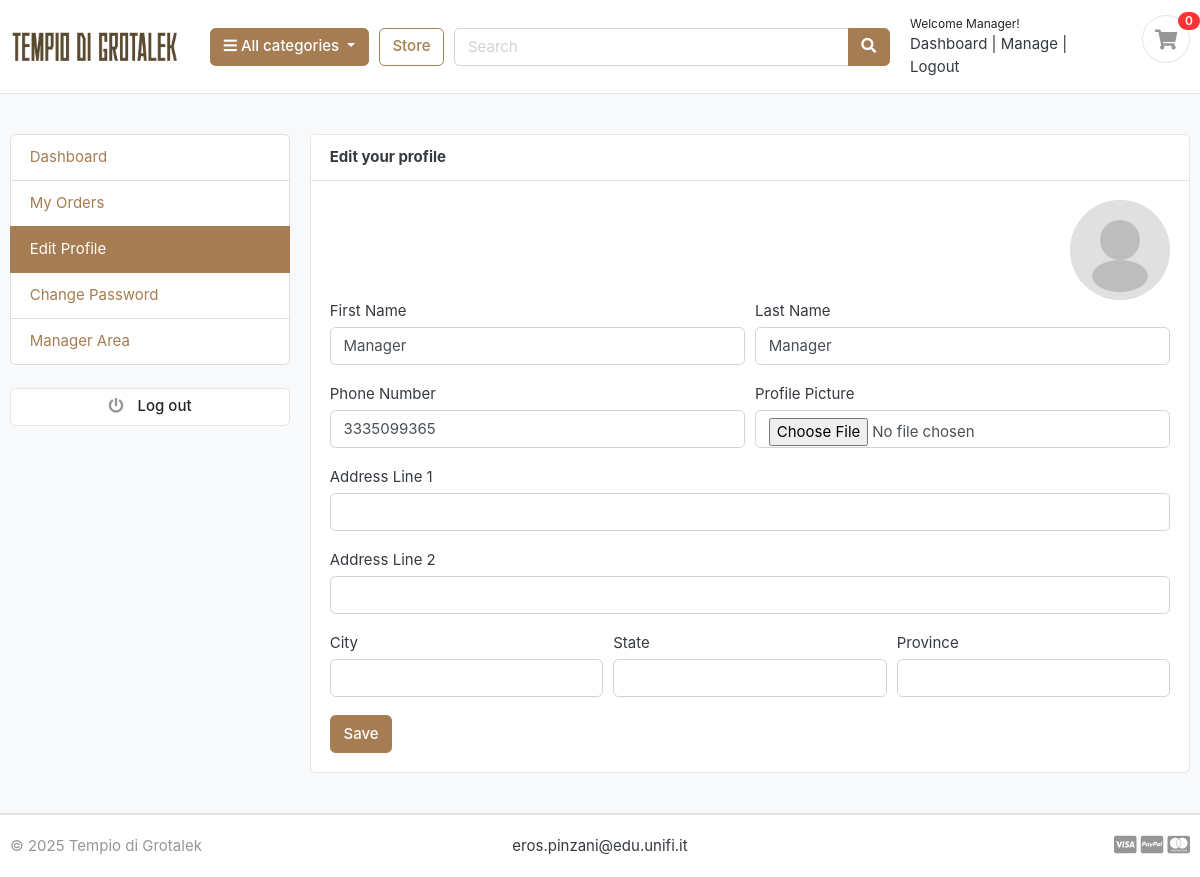
/accounts/edit_profile/ (signed in), run on the app's committed database.
### Accounts/models.py (models this page shows, shortened)
class Account(AbstractBaseUser):
    first_name = models.CharField(max_length=50)
    last_name = models.CharField(max_length=50)
    username = models.CharField(max_length=50, unique=True)
    email = models.EmailField(max_length=100, unique=True)
    phone_number = models.CharField(max_length=50)
    date_joined = models.DateTimeField(auto_now_add=True)
    last_login = models.DateTimeField(auto_now_add=True)
    is_admin = models.BooleanField(default=False)
    is_staff = models.BooleanField(default=False)
    is_active = models.BooleanField(default=False)
    is_superadmin = models.BooleanField(default=False)
    is_manager = models.BooleanField(default=False)  # True se utente è manager
    USERNAME_FIELD = 'email'
    REQUIRED_FIELDS = ['username', 'first_name', 'last_name']
    objects = MyAccountManager()

class UserProfile(models.Model):
    user = models.OneToOneField(Account, on_delete=models.CASCADE)
    address_line_1 = models.CharField(max_length=100, blank=True)
    address_line_2 = models.CharField(max_length=100, blank=True)
    profile_picture = CloudinaryField('image', folder='userprofile', blank=True)
    city = models.CharField(max_length=20, blank=True)
    state = models.CharField(max_length=20, blank=True)
    country = models.CharField(max_length=20, blank=True)

### Accounts/views.py (the view)
# urls.py: path('edit_profile/', views.edit_profile, name='edit_profile'),
@login_required(login_url='login')
def edit_profile(request):
    userprofile = get_object_or_404(UserProfile, user=request.user)
    if request.method == 'POST':
        user_form = UserForm(request.POST, instance=request.user)
        profile_form = UserProfileForm(request.POST, request.FILES, instance=userprofile)
        if user_form.is_valid() and profile_form.is_valid():
            user_form.save()
            profile_form.save()
            messages.success(request, 'Your profile has been updated successfully')
            return redirect('edit_profile')
    else:
        user_form = UserForm(instance=request.user)
        profile_form = UserProfileForm(instance=userprofile)
    context = {
        'user_form': user_form,
        'profile_form': profile_form,
        'userprofile': userprofile,
    }
    return render(request, 'accounts/edit_profile.html', context)

### Accounts/forms.py
class UserForm(forms.ModelForm):
    class Meta:
        model = Account
        fields = ('first_name', 'last_name', 'phone_number')
    def __init__(self, *args, **kwargs):
        super(UserForm, self).__init__(*args, **kwargs)
        for field in self.fields:
            self.fields[field].widget.attrs['class'] = 'form-control'

class UserProfileForm(forms.ModelForm):
    profile_picture = forms.ImageField(required=False, error_messages={'invalid': "Image files only"}, widget=forms.FileInput(attrs={'class': 'form-control'}))
    class Meta:
        model = UserProfile
        fields = ['address_line_1', 'address_line_2', 'city', 'state', 'country', 'profile_picture']
    def __init__(self, *args, **kwargs):
        super().__init__(*args, **kwargs)
        for field in self.fields:
            self.fields[field].widget.attrs['class'] = 'form-control'

### Carts/context_processors.py (called while the page is built)
def counter(request):
    cart_count = 0
    if 'admin' in request.path:
        return {}
    else:
        try:
            cart = Cart.objects.filter(cart_id=_cart_id(request))
            if request.user.is_authenticated:
                cart_items = CartItem.objects.all().filter(user=request.user)
            else:
                cart_items = CartItem.objects.all().filter(cart=cart[:1])
            for cart_item in cart_items:
                cart_count += cart_item.quantity
        except Cart.DoesNotExist:
            cart_count = 0
    return dict(cart_count=cart_count)

### Carts/views.py (called while the page is built)
def _cart_id(request):
    cart = request.session.session_key
    if not cart:
        cart = request.session.create()
    return cart

### Category/context_processors.py (called while the page is built)
def menu_links(request):
    links = Category.objects.all()
    return dict(links=links)

### Category/models.py (called while the page is built)
    def get_url(self):
        return reverse('products_by_category', args=[self.slug])

### templates/accounts/edit_profile.html (shortened to what this page needs)
{% extends 'base.html' %}
{% block content %}
    <section class="section-conten padding-y bg">
        <div class="container">
            <div class="row">
                {% include 'includes/dashboard_sidebar.html' %}
                <main class="col-md-9">
                    <article class="card">
                        <header class="card-header">
                            <strong class="d-inline-block mr-3">Edit your profile</strong>
                        </header>
                        <div class="card-body">
                            <div class="text-right">
                                {% if userprofile.profile_picture and userprofile.profile_picture.url %}
                                    <img src="{{ userprofile.profile_picture.url }}" alt="Profile Picture" width="100" style="border-radius: 50%;">
                                {% else %}
                                    <svg width="100" height="100" viewBox="0 0 50 50" fill="none" xmlns="http://www.w3.org/2000/svg" style="border-radius:50%; background:#e0e0e0;">
                                        <circle cx="25" cy="25" r="25" fill="#e0e0e0"/>
                                        <circle cx="25" cy="20" r="10" fill="#bdbdbd"/>
                                        <ellipse cx="25" cy="38" rx="14" ry="8" fill="#bdbdbd"/>
                                    </svg>
                                {% endif %}
                            </div>
                            <div class="row">
                                <div class="col-md-12">
                                    <form action="{% url 'edit_profile' %}" method="POST" enctype="multipart/form-data">
                                        <div class="form-row">
                                            <div class="form-group col-md-6">
                                                <label>First Name</label>
                                                {{ user_form.first_name }}
                                            </div>
                                            <div class="form-group col-md-6">
                                                <label>Last Name</label>
                                                {{ user_form.last_name }}
                                            </div>
                                        </div>
                                        <div class="form-row">
                                            <div class="form-group col-md-6">
                                                <label>Phone Number</label>
                                                {{ user_form.phone_number }}
                                            </div>
                                            <div class="form-group col-md-6">
                                                <label>Profile Picture</label>
                                                {{ profile_form.profile_picture }}
                                            </div>
                                        </div>
                                        <div class="form-group">
                                            <label>Address Line 1</label>
                                            {{ profile_form.address_line_1 }}
                                        </div>
                                        <div class="form-group">
                                            <label>Address Line 2</label>
                                            {{ profile_form.address_line_2 }}
                                        </div>
                                        <div class="form-row">
                                            <div class="form-group col-md-4">
                                                <label>City</label>
                                                {{ profile_form.city }}
                                            </div>
                                            <div class="form-group col-md-4">
                                                <label>State</label>
                                                {{ profile_form.state }}
                                            </div>
                                            <div class="form-group col-md-4">
                                                <label>Province</label>
                                                {{ profile_form.country }}
                                            </div>
                                        </div>
                                        <input type="submit" value="Save" class="btn btn-primary">
                                    </form>
                                </div>
                            </div>
                        </div>
                    </article>
                </main>
            </div>
        </div>
    </section>
{% endblock %}

### templates/includes/navbar.html (shortened to what this page needs)
{% load static %}
<header class="section-header">
    <section class="header-main border-bottom navbar-texture">
        <div class="container">
            <div class="row align-items-center">
                <div class="col-lg-2 col-md-3 col-6">
                    <a href="{% url 'home' %}" class="brand-wrap">
                        <img class="logo" src="{% static '/images/Tempio_di_Grotalek.png' %}" alt="Logo">
                    </a>
                </div>
                <div class="col-lg col-sm col-md col-6 flex-grow-0">
                    <div class="category-wrap dropdown d-inline-block float-right">
                        <button type="button" class="btn btn-primary dropdown-toggle" data-toggle="dropdown">
                            <i class="fa fa-bars"></i> All categories
                        </button>
                    </div>
                </div>
                <a href="{% url 'store' %}" class="btn btn-outline-primary">Store</a>
                <div class="col-lg  col-md-6 col-sm-12 col">
                    <form action="{% url 'search' %}" class="search" method='GET'>
                        <div class="input-group w-100">
                            <input type="text" class="form-control" style="width:60%;" placeholder="Search"
                                   name="keyword">
                            <div class="input-group-append">
                                <button class="btn btn-primary" type="submit">
                                    <i class="fa fa-search"></i>
                                </button>
                            </div>
                        </div>
                    </form>
                </div>
                <div class="col-lg-3 col-sm-6 col-8 order-2 order-lg-3">
                    <div class="d-flex justify-content-end mb-3 mb-lg-0">
                        {% if user.id is None %}
                            <div class="widget-header">
                                <small class="title text-dark">Welcome guest!</small>
                                <div>
                                    <a href="{% url 'login' %}">Sign in</a> <span class="dark-transp"> | </span>
                                    <a href="{% url 'register' %}"> Register</a>
                                </div>
                            </div>
                        {% else %}
                            <div class="widget-header">
                                <small class="title text-dark">Welcome {{ user.first_name }}!</small>
                                <div>
                                    <a href="{% url 'dashboard' %}">Dashboard</a> <span class="dark-transp"> | </span>
                                    {% if user.is_manager %}
                                        <a href="{% url 'manager_dashboard' %}">Manage</a> <span class="dark-transp"> | </span>
                                    {% endif %}
                                    <a href="{% url 'logout' %}"> Logout</a>
                                </div>
                            </div>
                        {% endif %}
                        <a href="{% url 'cart' %}" class="widget-header pl-3 ml-3">
                            <div class="icon icon-sm rounded-circle border"><i class="fa fa-shopping-cart"></i></div>
                            <span class="badge badge-pill badge-danger notify">{{ cart_count }}</span>
                        </a>
                    </div>
                </div>
            </div>
        </div>
    </section>
</header>

### Ecommerce/static/css/ui.css (style rules this page uses)
html { font-family: "Inter", sans-serif; font-size: 15px; }
.icon-xs, .icon-sm, .icon-md, .icon-lg { display: inline-block; text-align: center; flex-shrink: 0; flex-grow: 0; }
.icon-sm { width: 48px; height: 48px; line-height: 48px !important; font-size: 20px; }
.padding-y { padding-top: 40px; padding-bottom: 40px; }
article:after, .form-group:after { display: block; clear: both; content: ""; }
.bg { background-color: #f8f9fa; }
.header-main { position: relative; padding-top: 1rem; padding-bottom: 1rem; }
.brand-wrap .logo, .navbar-brand .logo { margin-right: 7px; max-height: 42px; display: inline-block; }
.widget-header { display: inline-block; vertical-align: middle; position: relative; }
.widget-header a { color: #343a40; }
.widget-header i { color: #969696; }
.widget-header .title { display: block; }
.widget-header .notify { position: absolute; top: -3px; right: -10px; }
.notify { position: absolute; top: -4px; right: -10px; display: inline-block; padding: 0.25em 0.6em; font-size: 12px; line-height: 1; text-align: center; border-radius: 3rem; color: #fff; background-color: #fa3434; }
.navbar-texture, .footer-texture { background-image: url('../images/navbar-bg.png'); background-size: cover; background-repeat: repeat; }

### data on the page
Account: first_name "Manager", last_name "Manager", phone_number "3335099365"

### other printed values
{{ cart_count }} "0"
